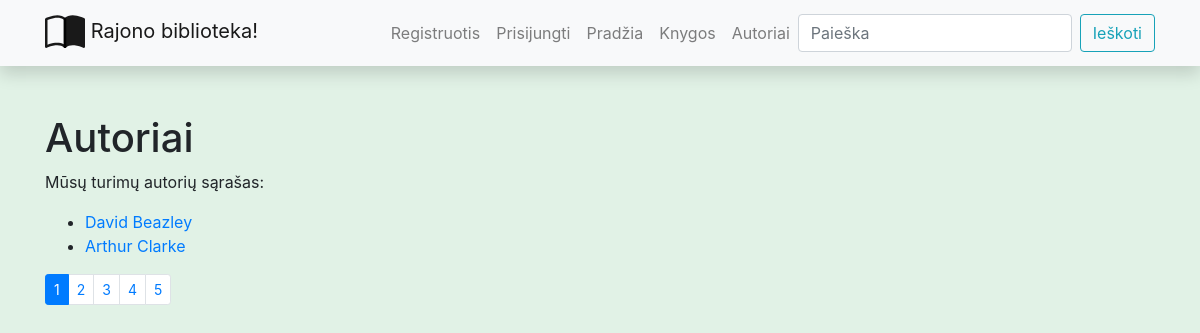
The page /library/authors/ on the database its author committed.
### libraryapp/models.py (models this page shows, shortened)
class Author(models.Model):
    first_name = models.CharField('Vardas', max_length=100)
    last_name = models.CharField('Pavardė', max_length=100)
    description = HTMLField()
    class Meta:  # globalūs nuostatai lentelei(ordering - rikiavimas)
        ordering = ('last_name', 'first_name')

### libraryapp/views.py (the view)
# urls.py: path('authors/', views.get_authors, name='authors-all'),
def get_authors(request):
    authors = Author.objects.all()
    paginator = Paginator(authors, 2)
    page_number = request.GET.get('page')
    paged_authors = paginator.get_page(page_number)  # porcijos nr
    context = {
        'authors': paged_authors
    }
    return render(request, 'authors.html', context=context)

### libraryapp/templates/authors.html
{% extends "base.html" %}
{% block content %}
<h1>Autoriai</h1>
<p>Mūsų turimų autorių sąrašas:</p>
<ul>
    {% for author_obj in authors %}
    <li><a href="{% url 'author-one' author_obj.id %}">
        {{ author_obj.first_name }} {{ author_obj.last_name }}</a></li>
    {% endfor %}
</ul>
{% if authors.has_other_pages %}
<ul class="pagination pagination-sm">
{% for nr in authors.paginator.page_range %}
    {% if authors.number == nr %}
        <li class="page-item active">
            <a class="page-link">{{ nr }}</a>
        </li>
    {% else %}
        <li class="page-item">
            <a class="page-link" href="?page={{ nr }}">{{ nr }}</a>
        </li>
    {% endif %}
{% endfor %}
</ul>
{% endif %}
{% endblock %}

### libraryapp/static/css/styles.css (style rules this page uses)
body { background-color: #e1f2e6; }

### rows shown on the page
Author: first_name "David", last_name "Beazley"
Author: first_name "Arthur", last_name "Clarke"

### other values the page prints
{{ nr }} "1"
{{ nr }} "2" "3" "4" "5"
